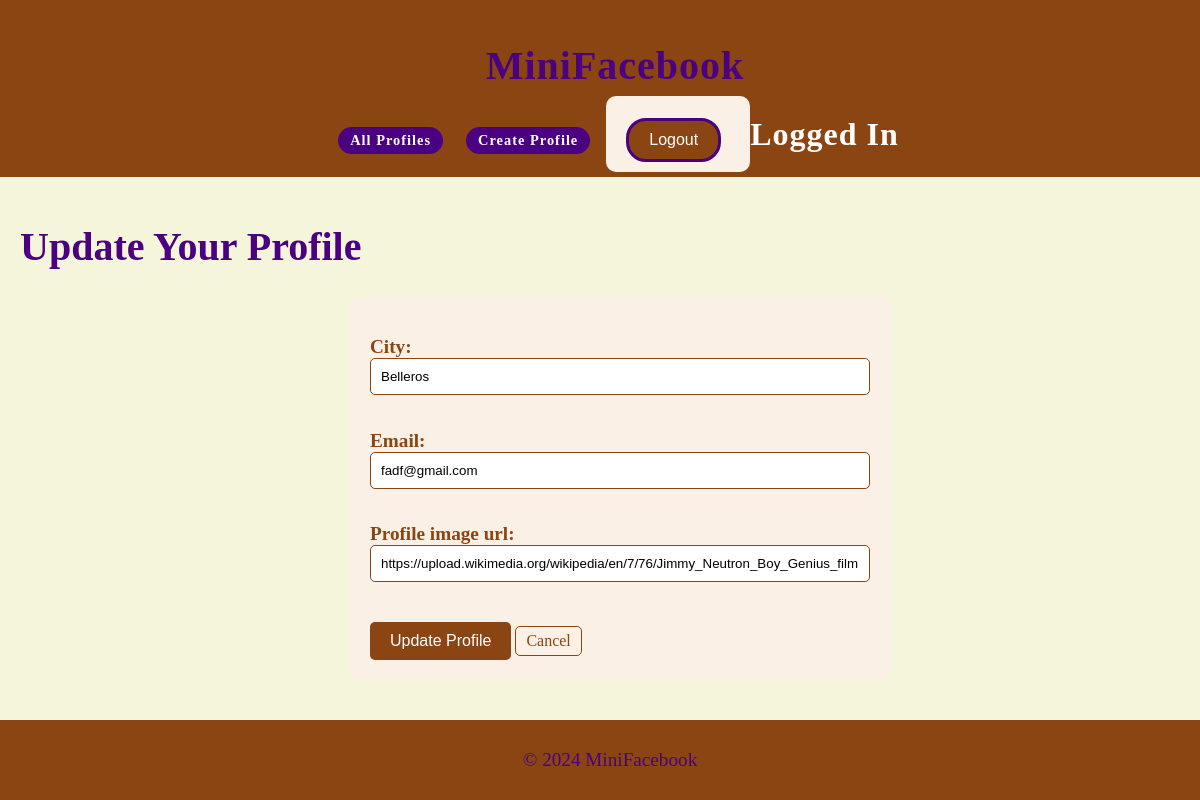
The app's page /mini_fb/profile/update/ (signed in), older data.
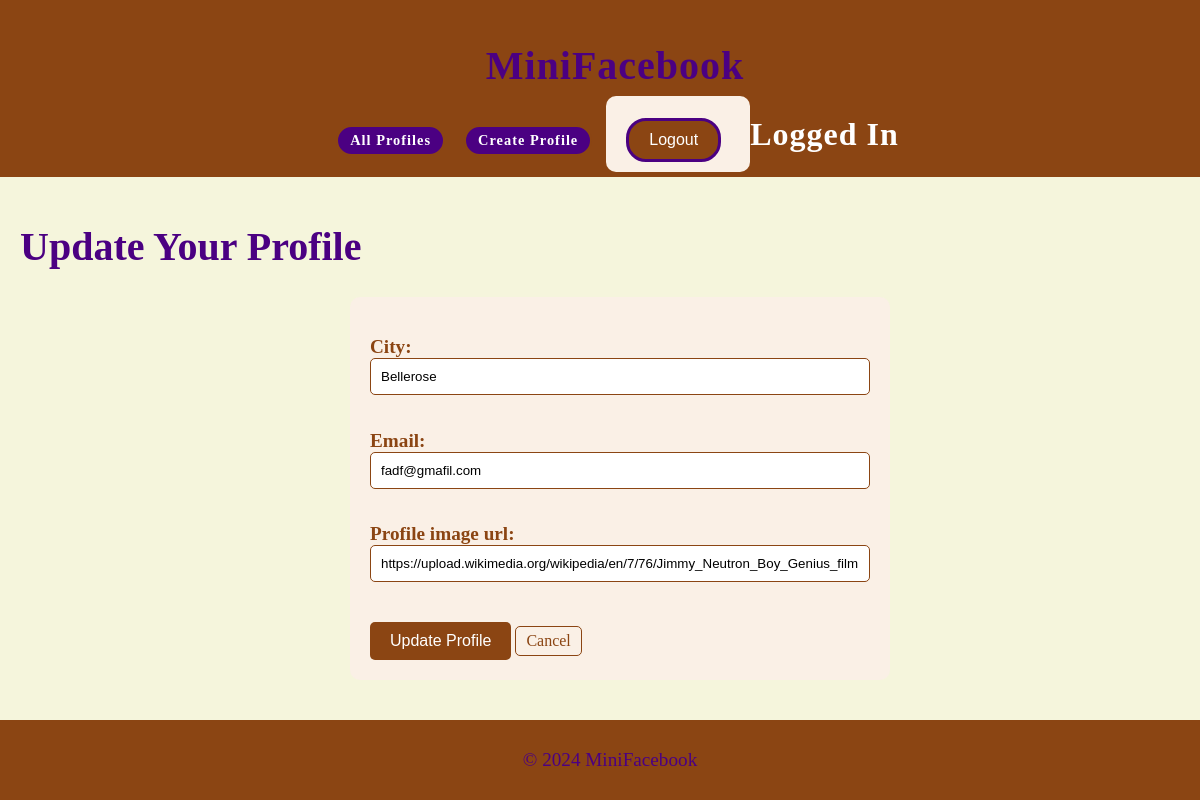
The same page, newer data.
### mini_fb/models.py (models this page shows, shortened)
class Profile(models.Model):
    first_name = models.CharField(max_length=50)
    last_name = models.CharField(max_length=50)
    city = models.CharField(max_length=100)
    email = models.EmailField(max_length=100, unique=True)
    profile_image_url = models.URLField(max_length=200, blank=True)
    user = models.ForeignKey(User, on_delete=models.CASCADE, related_name="profiles", default=1)

### mini_fb/views.py (the view, shortened to what this page needs)
# urls.py: path('profile/update/', UpdateProfileView.as_view(), name='update_profile'),
class UpdateProfileView(LoginRequiredMixin, UpdateView):
    model = Profile
    form_class = UpdateProfileForm
    template_name = 'mini_fb/update_profile_form.html'
    def get_object(self):
        return get_object_or_404(Profile, user=self.request.user)

### mini_fb/forms.py
class UpdateProfileForm(forms.ModelForm):
    class Meta:
        model = Profile
        fields = ['city', 'email', 'profile_image_url']

### mini_fb/templates/mini_fb/update_profile_form.html (shortened to what this page needs)
{% extends 'mini_fb/base.html' %}
{% block content %}
    <h1>Update Your Profile</h1>
    <form method="POST">
        {{ form.as_p }}
        <button type="submit">Update Profile</button>
        <a href="{% url 'show_profile' profile.pk %}">Cancel</a>
    </form>
{% endblock %}

### mini_fb/templates/mini_fb/base.html (shortened to what this page needs)
{% load static %}
<head>
    <link rel="stylesheet" href="{% static 'style1.css' %}">
</head>
<body>
    <header>
        <h1>MiniFacebook</h1>
        <a href="{% url 'show_all_profiles' %}" class="all-profiles-btn">All Profiles</a>
        <a href="{% url 'create_profile' %}" class="create-profile-btn">Create Profile</a>
        {% if user.is_authenticated %}
        <form action="{% url 'logout' %}" method="post" style="display:inline;">
            <button type="submit" style="border: 3px solid #4b0082; border-radius: 20px; color:white; font-size: 1rem;">Logout</button>
        </form>
        <span>Logged In</span>
        {% else %}
            <a style="border: 3px solid #4b0082; border-radius: 20px; color:white; font-size: 1rem;" href="{% url 'login' %}">Login</a></br>
            <span style="color:white; font-size: 1rem;">Not Logged In</span>
        {% endif %}
    </header>
    <main>
        {% block content %}{% endblock %}
    </main>
    <footer>
        <p>© 2024 MiniFacebook</p>
    </footer>
</body>
</html>

### mini_fb/static/style1.css (style rules this page uses)
html, body { margin: 0; padding: 0; height: 100%; width: 100%; overflow-x: hidden; box-sizing: border-box; }
body { background-color: #f5f5dc; font-family: 'Georgia', serif; display: flex; flex-direction: column; min-height: 100vh; }
header { background-color: #8b4513; color: white; padding: 15px; text-align: center; font-size: 2rem; font-weight: bold; letter-spacing: 1px; width: 100%; position: relative; }
.all-profiles-btn, .create-profile-btn, .login-btn, .logout-btn { background-color: #4b0082; color: white; padding: 5px 12px; font-size: 0.9rem; border-radius: 20px; text-decoration: none; border: 2px solid #8b4513; margin: 5px; transition: background-color 0.3s ease, transform 0.3s ease, border-color 0.3s ease; display: inline-block; }
main { padding: 20px; flex-grow: 1; margin-bottom: 20px; max-width: 1200px; margin: 0 auto; width: 100%; overflow-x: hidden; }
footer { background-color: #8b4513; color: white; padding: 10px; text-align: center; font-size: 0.9rem; width: 100%; margin-top: 20px; position: relative; }
form { background-color: #faf0e6; padding: 20px; border-radius: 10px; max-width: 500px; margin: 0 auto; }
h1 { font-size: 2.5rem; color: #4b0082; }
p { font-size: 1.2rem; color: #4b0082; }
label { font-weight: bold; color: #8b4513; }
input[type="text"], input[type="email"], input[type="url"] { width: 100%; padding: 10px; margin-bottom: 15px; border: 1px solid #8b4513; border-radius: 5px; }
button { background-color: #8b4513; color: white; padding: 10px 20px; border: none; border-radius: 5px; cursor: pointer; font-size: 1rem; }
a { display: inline-block; margin-top: 10px; text-decoration: none; color: #8b4513; border: 1px solid #8b4513; padding: 5px 10px; border-radius: 5px; }

Row changes from the older to the newer data that the page shows:
changed Profile "https://upload.wikimedia.org/wikipedia/en/7/76/Jimmy_Neutron_Boy_Genius_film.jpg": city "Belleros" → "Bellerose"; email "fadf@gmail.com" → "fadf@gmafil.com"
